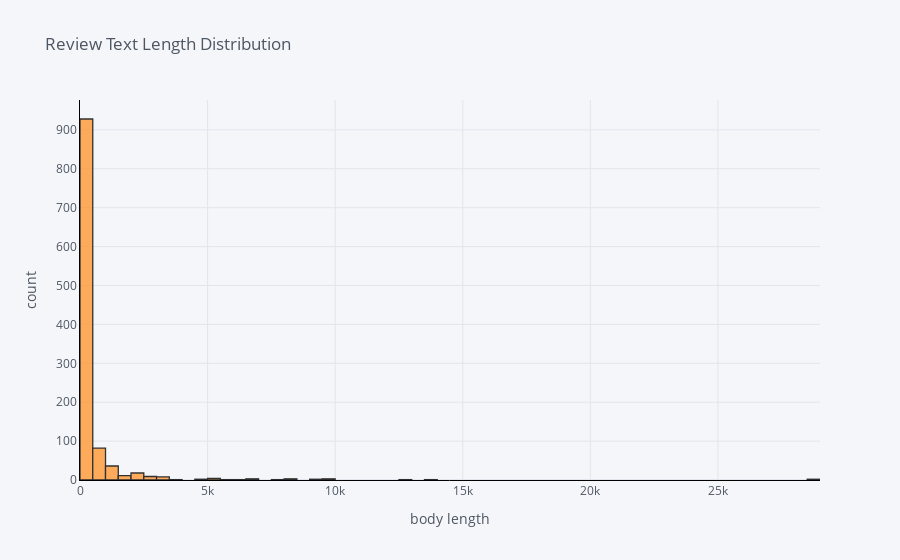

Source (notebook cell):
### Markdown cell above
### Body Length

### Code cell
import cufflinks as cf
cf.go_offline()
cf.set_config_file(offline=False, world_readable=True)

length_body = topics_data['body'].astype(str).apply(len)
length_body.iplot(
    kind='hist',
    bins=100,
    xTitle='body length',
    linecolor='black',
    yTitle='count',
    title='Review Text Length Distribution')

### Figure 1 — Plotly figure (JSON) as saved in the notebook; plotly's stock layout.template omitted (floating-point values rounded to 4 significant figures; data arrays with more than 128 entries replaced by an {"elided": "..."} marker saying what was removed)
{"data": [{"histfunc": "count", "histnorm": "", "marker": {"color": "rgba(255, 153, 51, 1.0)", "line": {"color": "#000000", "width": 1.3}}, "name": "body", "nbinsx": 100, "opacity": 0.8, "orientation": "v", "type": "histogram", "x": {"elided": "1117 int values"}}], "layout": {"barmode": "overlay", "legend": {"bgcolor": "#F5F6F9", "font": {"color": "#4D5663"}}, "paper_bgcolor": "#F5F6F9", "plot_bgcolor": "#F5F6F9", "title": {"font": {"color": "#4D5663"}, "text": "Review Text Length Distribution"}, "xaxis": {"gridcolor": "#E1E5ED", "linecolor": "black", "showgrid": true, "tickfont": {"color": "#4D5663"}, "title": {"font": {"color": "#4D5663"}, "text": "body length"}, "zerolinecolor": "#E1E5ED"}, "yaxis": {"gridcolor": "#E1E5ED", "linecolor": "black", "showgrid": true, "tickfont": {"color": "#4D5663"}, "title": {"font": {"color": "#4D5663"}, "text": "count"}, "zerolinecolor": "#E1E5ED"}}}
